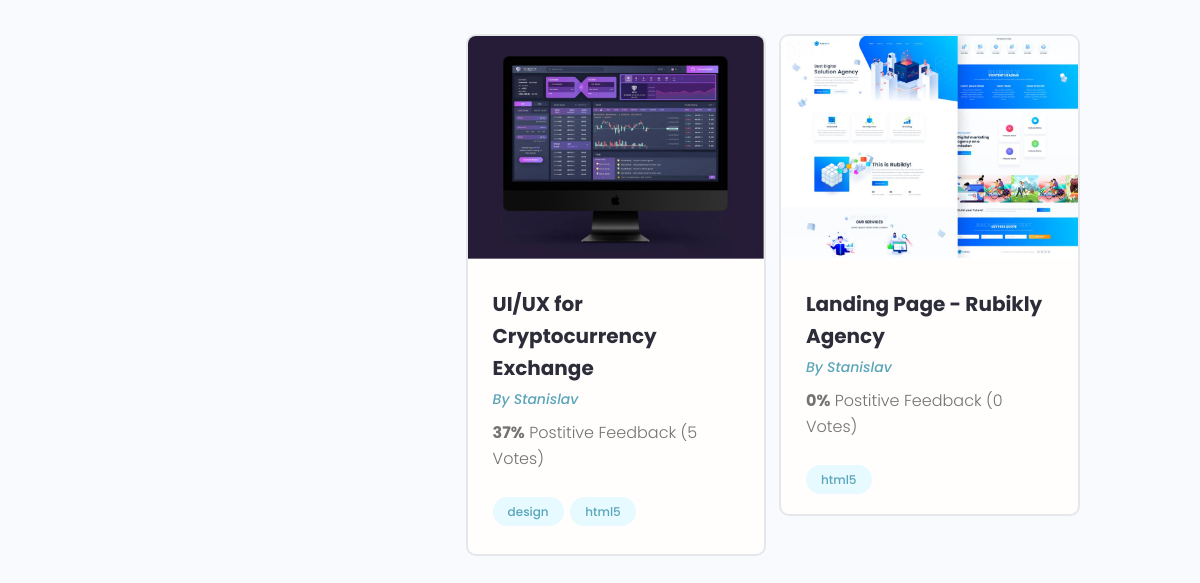
Before: /profile/3/ (lower part) with the older database file.
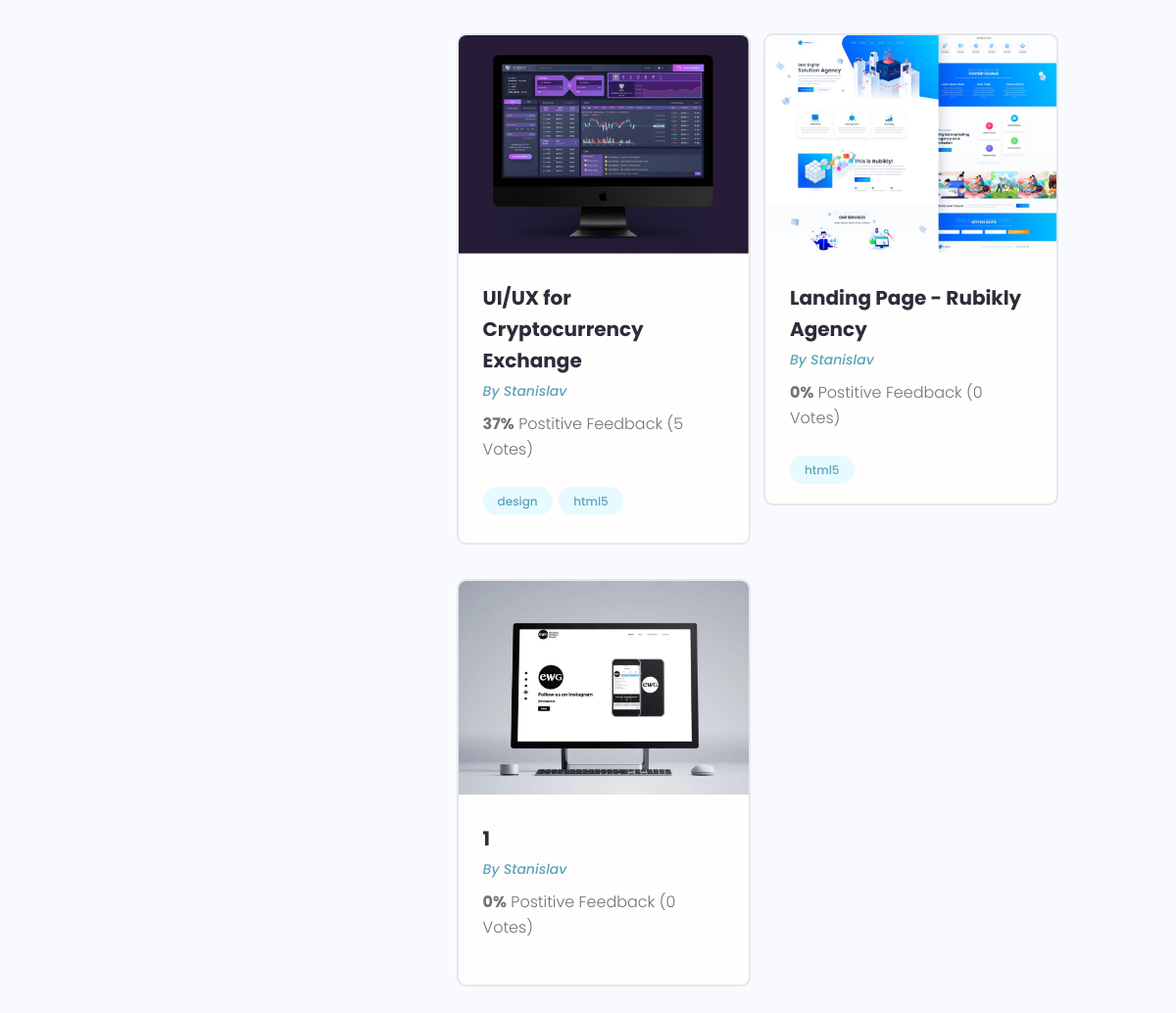
After: the same page with the newer database file.
### projects/models.py (models this page shows, shortened)
class Project(models.Model):
    owner = models.ForeignKey(Profile, on_delete=models.SET_NULL, null=True, blank=True)
    title = models.CharField(max_length=200) # Название самого какого то проекта
    description = models.TextField(null=True, blank=True) # Поле по больше(Пустое поле, по умолчанию null)
    featured_image = models.ImageField(null=True, blank=True, upload_to='projects/%Y/%m/%d/', default='default.jpg') # Поле для изображения, поле будет заполняться динамически. upload_to - указывает по какому пути будет загружаться изображение. default='default.jpg' не указываем путь к папке, значит она должна лежать в медиа.
    demo_link = models.CharField(max_length=2000, null=True, blank=True) # будет два перехода
    source_link = models.CharField(max_length=2000, null=True, blank=True)
    tags = models.ManyToManyField('Tag', blank=True)
    vote_total = models.IntegerField(default=0, null=True, blank=True) # для подсчёта кол-ва процентов
    vote_ratio = models.IntegerField(default=0, null=True, blank=True) # для подсчёта кол-ва
    created = models.DateTimeField(auto_now_add=True)  # Дата создания какого-то проекта.

class Tag(models.Model):
    name = models.CharField(max_length=200)
    created = models.DateTimeField(auto_now_add=True) # Дата создания тега
    def __str__(self):
        return self.name

### users/models.py (models this page shows, shortened)
class Profile(models.Model):
    user = models.OneToOneField(User, on_delete=models.CASCADE, null=True, blank=True)  # Один профиль пользователя может быть связан с одним зарегистрированным пользователем, у которого могут быть проекты и т.д. Что бы одна регистрационная учётка соответствовала одному профилю пользователя.
    name = models.CharField(max_length=200, blank=True, null=True)
    email = models.EmailField(max_length=500, blank=True, null=True)  # что бы у него проходила валидация от самого django
    username = models.CharField(max_length=200, blank=True, null=True)
    short_info = models.CharField(max_length=200, blank=True, null=True)  # краткое описание
    bio = models.TextField(blank=True, null=True)
    profile_image = models.ImageField(blank=True, null=True, upload_to='profiles/', default='profiles/user-default.png')
    social_github = models.CharField(max_length=200, blank=True, null=True)
    social_youtube = models.CharField(max_length=200, blank=True, null=True)
    social_website = models.CharField(max_length=200, blank=True, null=True)
    created = models.DateTimeField(auto_now_add=True)

### users/views.py (the view)
# urls.py: path('profile/<str:pk>/', views.user_profile, name='user_profile'),
def user_profile(request, pk):
    prof = Profile.objects.get(id=pk)
    top_skill = prof.skill_set.exclude(description__exact="")  # Исключаю элементы у которых описание пустое. description__exact="" - исключить элементы, которые будут содержать пустую строку(в виде описания).
    other_skills = prof.skill_set.filter(description="")  # Будем выводить элементы с пустым описанием
    context = {
        'profile': prof,
        'top_skills': top_skill,
        'other_skills': other_skills,
    }
    return render(request, 'users/profile.html', context)

### users/models.py (called while the page is built)
    def __str__(self):
        return f'{self.name}'

### users/templates/users/profile.html (shortened to what this page needs)
{% extends 'projects/base.html' %}
{% block content %}
<main class="profile my-md">
    <div class="container">
        <div class="layout">
            <div class="column column--1of3">
            </div>
            <div class="column column--2of3">
                <div class="devInfo">
                    <div class="grid grid--two">
                        {% for project in profile.project_set.all %}
                        <div class="column">
                            <div class="card project">
                                <a href="{% url 'project' project.id %}" class="project">
                                    <img class="project__thumbnail" src="{{ project.featured_image.url }}" alt="project thumbnail"/>
                                    <div class="card__body">
                                        <h3 class="project__title">{{ project.title }}</h3>
                                        <p><a class="project__author" href="{% url 'user_profile' project.owner.id %}">By {{ project.owner.name }}</a></p>
                                        <p class="project--rating">
                                            <span style="font-weight: bold;">{{ project.vote_total }}%</span> Postitive
                                            Feedback ({{ project.vote_ratio }} Vote{{ project.vote_ratio|pluralize:'s' }})
                                        </p>
                                        <div class="project__tags">
                                            {% for tag in project.tags.all %}
                                            <span class="tag tag--pill tag--main">
                          <small>{{ tag }}</small>
                        </span>
                                            {% endfor %}
                                        </div>
                                    </div>
                                </a>
                            </div>
                        </div>
                        {% endfor %}
                    </div>
                </div>
            </div>
        </div>
    </div>
</main>
{% endblock %}

Changed rows visible on the page:
added Project: featured_image (placeholder picture), title "1", owner.name "Stanislav", vote_total "0", vote_ratio "0"
